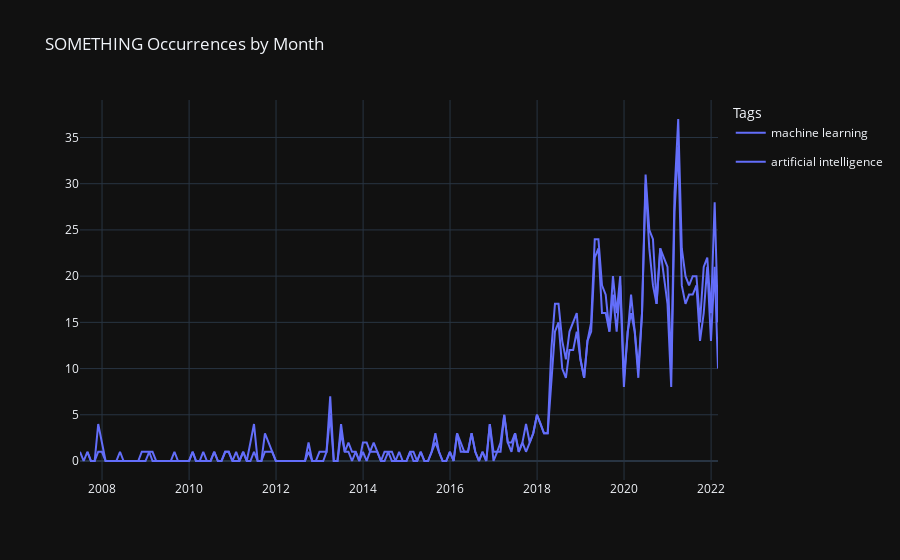

The notebook cell saved with this chart:
### Code cell
plot1 = rawData.makeLineChart('machine learning')
plot2 = rawData.makeLineChart('artificial intelligence')

combine = go.Figure(data=plot1.data + plot2.data)
combine.update_layout(title=f'SOMETHING Occurrences by Month',
                      xaxis_title='',
                      yaxis_title='',
                      legend_title='Tags',
                      )
combine.show()

### Figure 1 — Plotly figure (JSON) as saved in the notebook; plotly's stock layout.template omitted (floating-point values rounded to 4 significant figures; data arrays with more than 128 entries replaced by an {"elided": "..."} marker saying what was removed)
{"data": [{"hovertemplate": "tag=machine learning<br>date=%{x}<br>occurrences=%{y}<extra></extra>", "legendgroup": "machine learning", "line": {"color": "#636efa", "dash": "solid"}, "marker": {"symbol": "circle"}, "mode": "lines", "name": "machine learning", "orientation": "v", "showlegend": true, "x": {"elided": "175 str values"}, "xaxis": "x", "y": {"elided": "175 int values"}, "yaxis": "y", "type": "scatter"}, {"hovertemplate": "tag=artificial intelligence<br>date=%{x}<br>occurrences=%{y}<extra></extra>", "legendgroup": "artificial intelligence", "line": {"color": "#636efa", "dash": "solid"}, "marker": {"symbol": "circle"}, "mode": "lines", "name": "artificial intelligence", "orientation": "v", "showlegend": true, "x": {"elided": "177 str values"}, "xaxis": "x", "y": {"elided": "177 int values"}, "yaxis": "y", "type": "scatter"}], "layout": {"title": {"text": "SOMETHING Occurrences by Month"}, "xaxis": {"title": {"text": ""}}, "yaxis": {"title": {"text": ""}}, "legend": {"title": {"text": "Tags"}}}}
